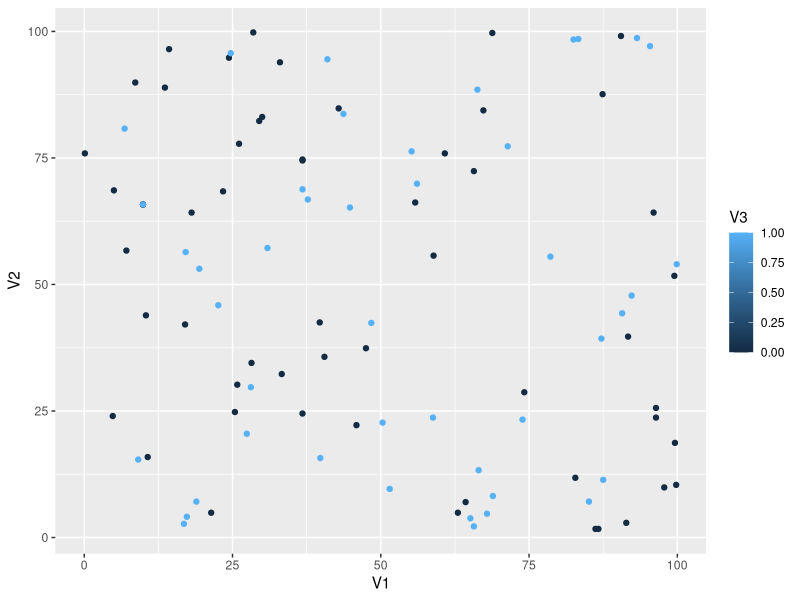
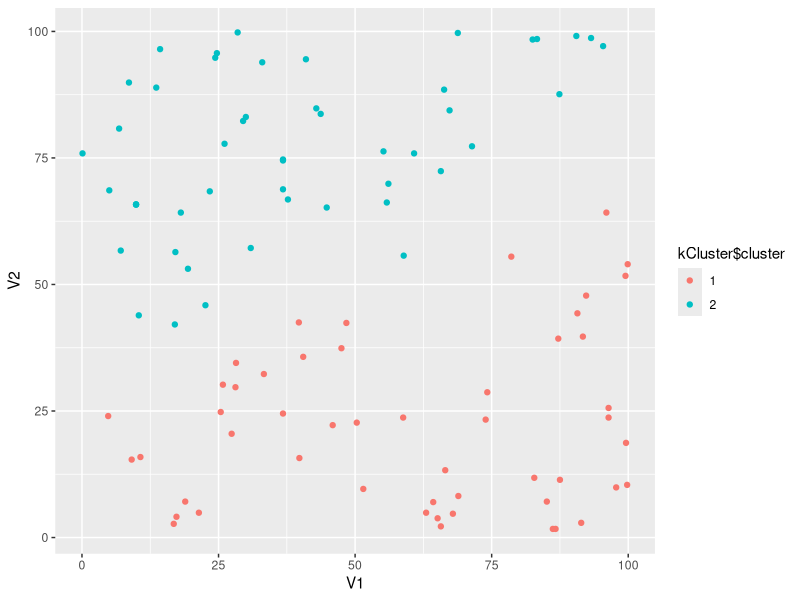
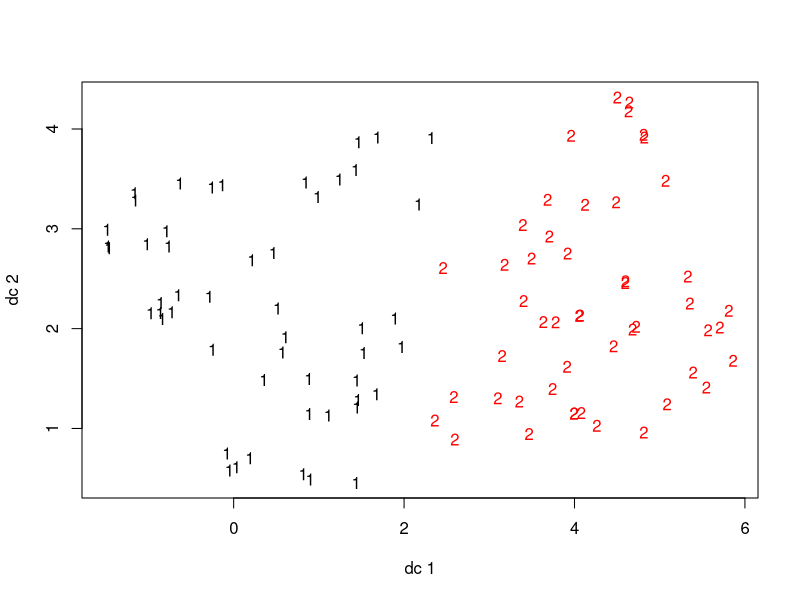
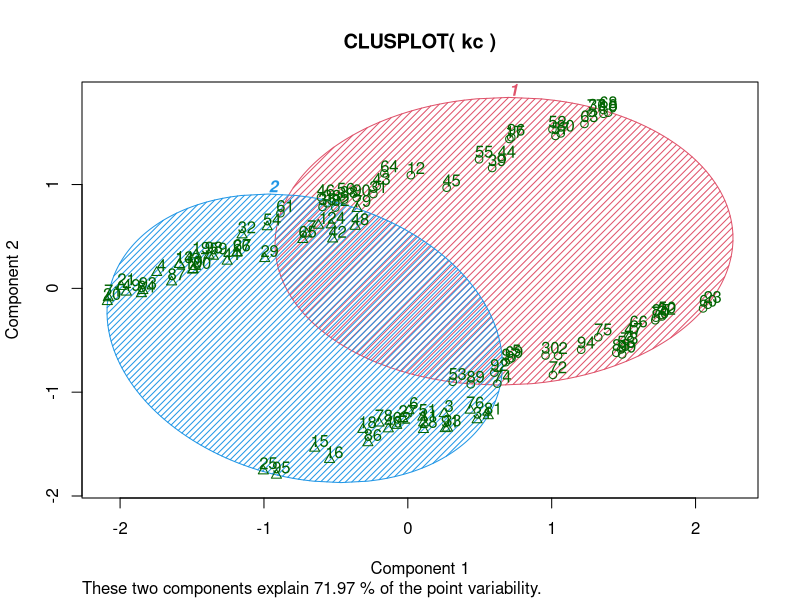

The R script that drew these images, in order:
kc<-read.table("classifieddataNew.txt")
dim(kc)
head(kc)
library(ggplot2)
kc<-kc[1:100,]
ggplot(kc, aes(V1, V2, color = V3)) + geom_point()
set.seed(20)
kCluster<-kmeans(kc,2,nstart=20)
kCluster$cluster <- as.factor(kCluster$cluster)
ggplot(kc, aes(V1, V2, color = kCluster$cluster)) + geom_point()

library(cluster)
library(fpc)
plotcluster(kc, kCluster$cluster)
clusplot(kc, kCluster$cluster, color=TRUE, shade=TRUE,labels=2, lines=0)
